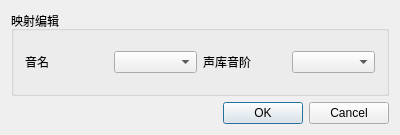
<?xml version="1.0" encoding="UTF-8"?>
<ui version="4.0">
 <class>SLDialog</class>
 <widget class="QDialog" name="SLDialog">
  <property name="geometry">
   <rect>
    <x>0</x>
    <y>0</y>
    <width>400</width>
    <height>135</height>
   </rect>
  </property>
  <property name="windowTitle">
   <string>映射编辑</string>
  </property>
  <property name="windowIcon">
   <iconset resource="src.qrc">
    <normaloff>:/pic/icon/LOGO.png</normaloff>:/pic/icon/LOGO.png</iconset>
  </property>
  <layout class="QGridLayout" name="gridLayout_2">
   <item row="0" column="0">
    <widget class="QGroupBox" name="groupBox">
     <property name="title">
      <string>映射编辑</string>
     </property>
     <layout class="QGridLayout" name="gridLayout">
      <item row="0" column="0">
       <widget class="QLabel" name="label">
        <property name="text">
         <string>音名</string>
        </property>
        <property name="buddy">
         <cstring>pitch</cstring>
        </property>
       </widget>
      </item>
      <item row="0" column="1">
       <widget class="QComboBox" name="pitch"/>
      </item>
      <item row="0" column="2">
       <widget class="QLabel" name="label_2">
        <property name="text">
         <string>声库音阶</string>
        </property>
        <property name="buddy">
         <cstring>sdb</cstring>
        </property>
       </widget>
      </item>
      <item row="0" column="3">
       <widget class="QComboBox" name="sdb"/>
      </item>
     </layout>
    </widget>
   </item>
   <item row="1" column="0">
    <widget class="QDialogButtonBox" name="buttonBox">
     <property name="standardButtons">
      <set>QDialogButtonBox::Cancel|QDialogButtonBox::Ok</set>
     </property>
    </widget>
   </item>
  </layout>
 </widget>
 <layoutdefault spacing="6" margin="11"/>
 <resources>
  <include location="src.qrc"/>
 </resources>
 <connections/>
</ui>
